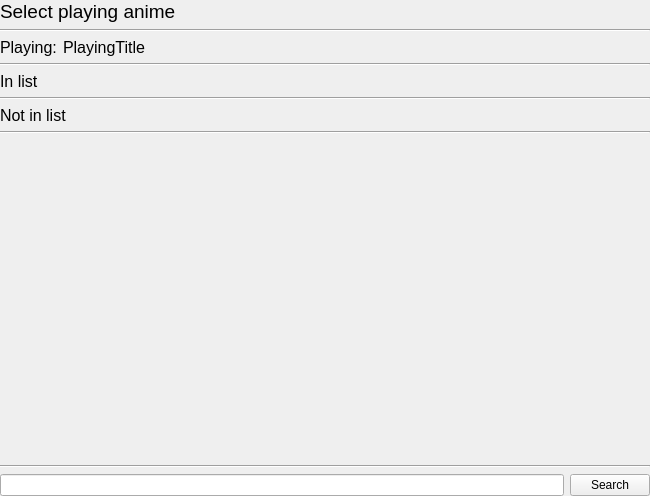
<?xml version="1.0" encoding="UTF-8"?>
<ui version="4.0">
 <class>RecognitionSelectAnimeWidget</class>
 <widget class="QWidget" name="RecognitionSelectAnimeWidget">
  <property name="geometry">
   <rect>
    <x>0</x>
    <y>0</y>
    <width>650</width>
    <height>496</height>
   </rect>
  </property>
  <property name="windowTitle">
   <string>Select anime</string>
  </property>
  <layout class="QVBoxLayout" name="verticalLayout">
   <property name="leftMargin">
    <number>0</number>
   </property>
   <property name="topMargin">
    <number>0</number>
   </property>
   <property name="rightMargin">
    <number>0</number>
   </property>
   <property name="bottomMargin">
    <number>0</number>
   </property>
   <item>
    <widget class="QLabel" name="labelPageTitle">
     <property name="font">
      <font>
       <pointsize>14</pointsize>
      </font>
     </property>
     <property name="text">
      <string>Select playing anime</string>
     </property>
    </widget>
   </item>
   <item>
    <widget class="Line" name="line">
     <property name="orientation">
      <enum>Qt::Orientation::Horizontal</enum>
     </property>
    </widget>
   </item>
   <item>
    <layout class="QFormLayout" name="formLayout">
     <item row="0" column="0">
      <widget class="QLabel" name="label_3">
       <property name="font">
        <font>
         <pointsize>12</pointsize>
        </font>
       </property>
       <property name="text">
        <string>Playing:</string>
       </property>
      </widget>
     </item>
     <item row="0" column="1">
      <widget class="QLabel" name="labelPlayingTitle">
       <property name="font">
        <font>
         <pointsize>12</pointsize>
        </font>
       </property>
       <property name="text">
        <string>PlayingTitle</string>
       </property>
       <property name="wordWrap">
        <bool>true</bool>
       </property>
      </widget>
     </item>
    </layout>
   </item>
   <item>
    <widget class="Line" name="line_2">
     <property name="orientation">
      <enum>Qt::Orientation::Horizontal</enum>
     </property>
    </widget>
   </item>
   <item>
    <widget class="QLabel" name="labelInList">
     <property name="font">
      <font>
       <pointsize>12</pointsize>
      </font>
     </property>
     <property name="text">
      <string>In list</string>
     </property>
    </widget>
   </item>
   <item>
    <layout class="QVBoxLayout" name="verticalLayoutInList">
     <property name="spacing">
      <number>6</number>
     </property>
     <property name="leftMargin">
      <number>15</number>
     </property>
    </layout>
   </item>
   <item>
    <widget class="Line" name="lineInList">
     <property name="orientation">
      <enum>Qt::Orientation::Horizontal</enum>
     </property>
    </widget>
   </item>
   <item>
    <widget class="QLabel" name="labelNotInList">
     <property name="font">
      <font>
       <pointsize>12</pointsize>
      </font>
     </property>
     <property name="text">
      <string>Not in list</string>
     </property>
    </widget>
   </item>
   <item>
    <layout class="QVBoxLayout" name="verticalLayoutNotInList">
     <property name="spacing">
      <number>6</number>
     </property>
     <property name="leftMargin">
      <number>15</number>
     </property>
    </layout>
   </item>
   <item>
    <widget class="Line" name="lineNotInList">
     <property name="orientation">
      <enum>Qt::Orientation::Horizontal</enum>
     </property>
    </widget>
   </item>
   <item>
    <spacer name="verticalSpacer">
     <property name="orientation">
      <enum>Qt::Orientation::Vertical</enum>
     </property>
     <property name="sizeHint" stdset="0">
      <size>
       <width>20</width>
       <height>40</height>
      </size>
     </property>
    </spacer>
   </item>
   <item>
    <widget class="Line" name="line_3">
     <property name="orientation">
      <enum>Qt::Orientation::Horizontal</enum>
     </property>
    </widget>
   </item>
   <item>
    <layout class="QHBoxLayout" name="horizontalLayout_2">
     <item>
      <widget class="QLineEdit" name="lineEditSearchText">
       <property name="focusPolicy">
        <enum>Qt::FocusPolicy::ClickFocus</enum>
       </property>
      </widget>
     </item>
     <item>
      <widget class="QPushButton" name="pushButtonSearch">
       <property name="focusPolicy">
        <enum>Qt::FocusPolicy::NoFocus</enum>
       </property>
       <property name="text">
        <string>Search</string>
       </property>
      </widget>
     </item>
    </layout>
   </item>
  </layout>
 </widget>
 <resources/>
 <connections/>
</ui>
